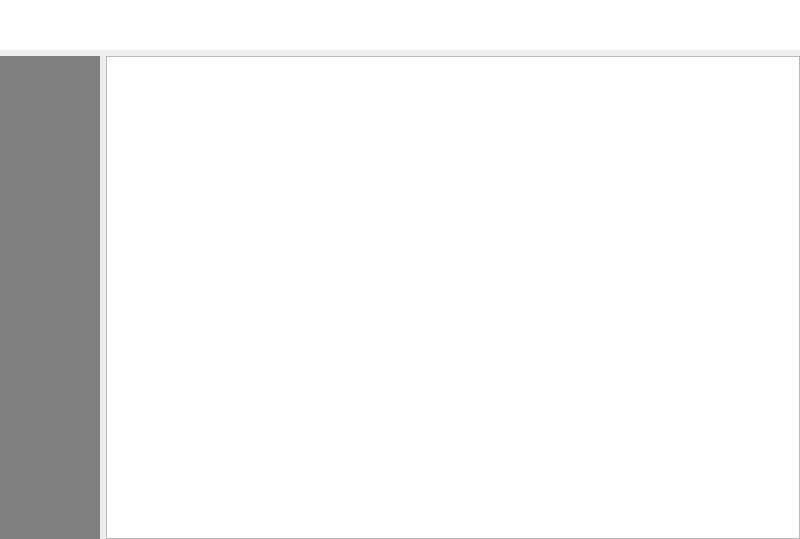
<?xml version="1.0" encoding="UTF-8"?>
<ui version="4.0">
 <class>MW_MainWindow</class>
 <widget class="QMainWindow" name="MW_MainWindow">
  <property name="geometry">
   <rect>
    <x>0</x>
    <y>0</y>
    <width>800</width>
    <height>539</height>
   </rect>
  </property>
  <property name="windowTitle">
   <string>MainWindow</string>
  </property>
  <widget class="QWidget" name="W_centralwidget">
   <layout class="QVBoxLayout" name="verticalLayout">
    <property name="leftMargin">
     <number>0</number>
    </property>
    <property name="topMargin">
     <number>0</number>
    </property>
    <property name="rightMargin">
     <number>0</number>
    </property>
    <property name="bottomMargin">
     <number>0</number>
    </property>
    <item>
     <widget class="QWidget" name="W_topPanel" native="true">
      <property name="minimumSize">
       <size>
        <width>0</width>
        <height>50</height>
       </size>
      </property>
      <property name="maximumSize">
       <size>
        <width>16777215</width>
        <height>50</height>
       </size>
      </property>
      <property name="styleSheet">
       <string notr="true">background:white;</string>
      </property>
     </widget>
    </item>
    <item>
     <widget class="QWidget" name="W_mainWidget" native="true">
      <layout class="QHBoxLayout" name="horizontalLayout">
       <property name="leftMargin">
        <number>0</number>
       </property>
       <property name="topMargin">
        <number>0</number>
       </property>
       <property name="rightMargin">
        <number>0</number>
       </property>
       <property name="bottomMargin">
        <number>0</number>
       </property>
       <item>
        <widget class="QWidget" name="W_leftPanel" native="true">
         <property name="minimumSize">
          <size>
           <width>100</width>
           <height>0</height>
          </size>
         </property>
         <property name="styleSheet">
          <string notr="true">background:gray;</string>
         </property>
        </widget>
       </item>
       <item>
        <widget class="QGraphicsView" name="GV_view"/>
       </item>
      </layout>
     </widget>
    </item>
   </layout>
  </widget>
 </widget>
 <resources/>
 <connections/>
</ui>
